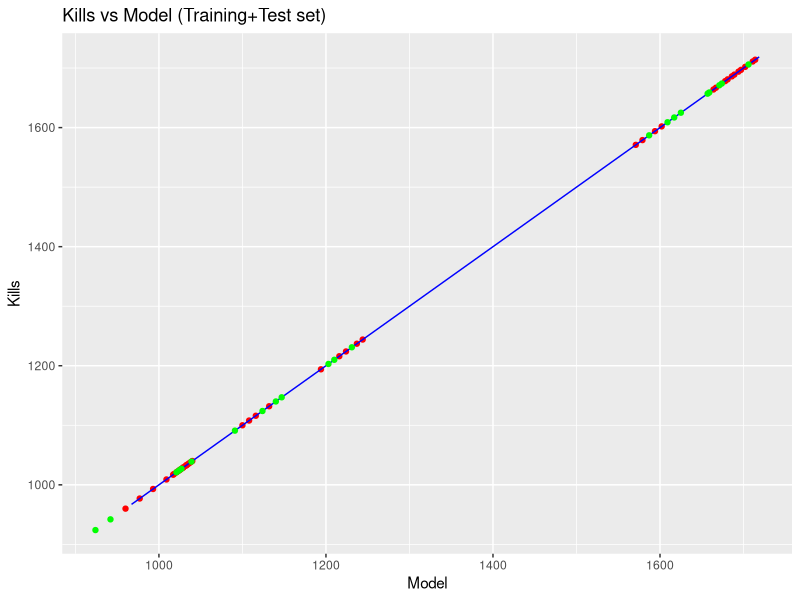

R code for this plot:
#simple linear regression
dataset = read.csv ('roedata.csv')
library(caTools)
set.seed(123)
# making a regressor model to predict kills do dataroe.csv  dataset
split = sample.split(dataset$Kills, SplitRatio = 2/3)
training_set = subset(dataset, split == TRUE)
test_set = subset(dataset, split == FALSE)
regressor = lm(formula = Kills ~ .,data = dataset)

summary(regressor)
# Print the coefficients
print(regressor$coefficients)
print(regressor$call[2])
# Predicting the Test set results
y_pred = predict(regressor, newdata = test_set)
y_pred
# Visualising the Kills x Model
library(ggplot2)
ggplot()+
  geom_point(aes(x = training_set$Kills, y = training_set$Kills), color = 'red')+
  geom_line(aes(x = predict(regressor, newdata = training_set), y = predict(regressor, newdata = training_set)), color = 'blue')+
  geom_point(aes(x = test_set$Kills, y = test_set$Kills), color = 'green')+
  ggtitle('Kills vs Model (Training+Test set)')+
  xlab('Model')+
  ylab('Kills')

as.formula(
  paste0("y ~ ", round(coefficients(regressor)[1],2), "", 
         paste(sprintf(" %+.2f*%s ", 
                       coefficients(regressor)[-1],  
                       names(coefficients(regressor)[-1])), 
               collapse="")
  )
)
